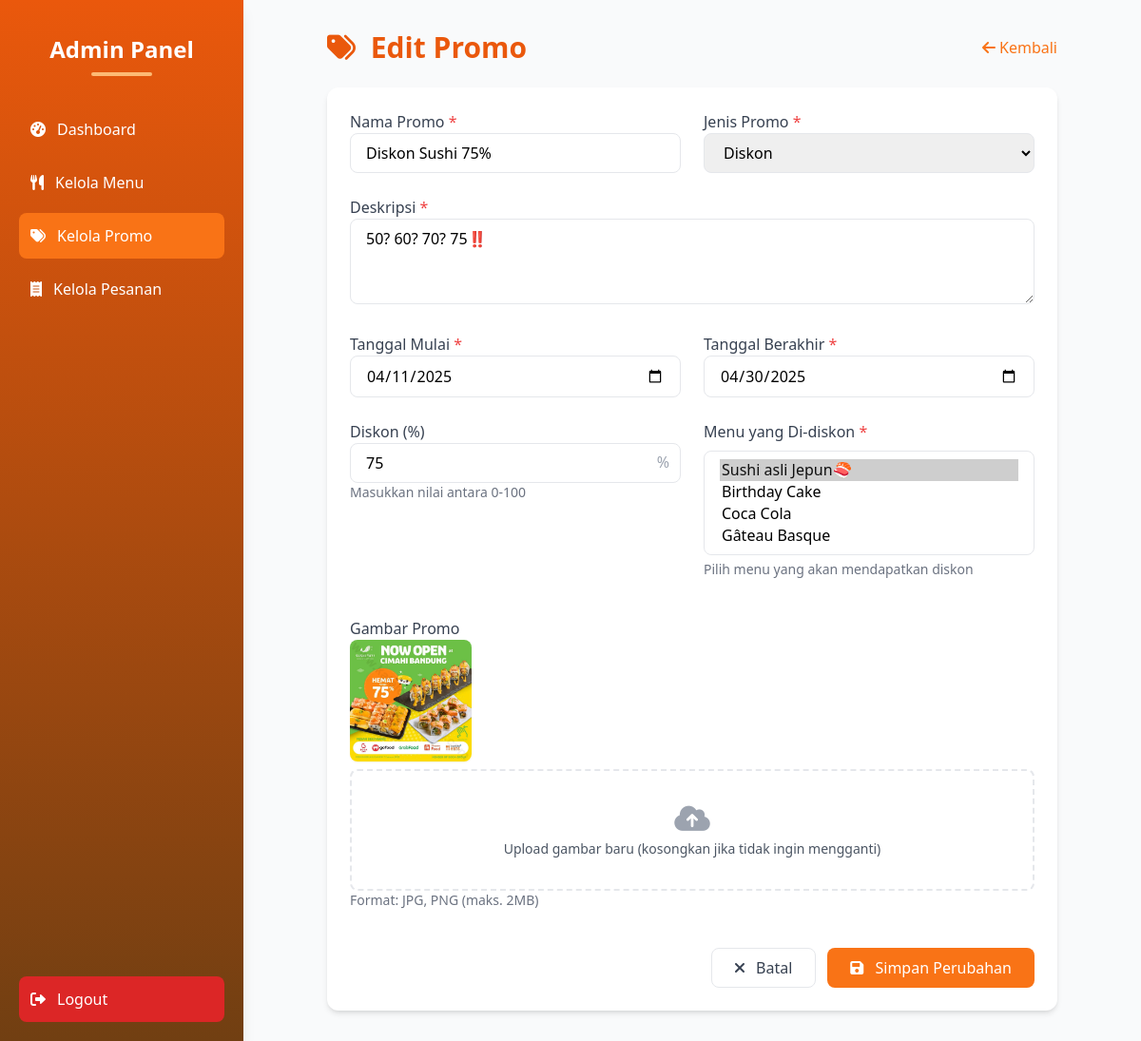
Page /admin/edit_promo.php?id=14 (signed in) on the committed database.
### tables this page shows
CREATE TABLE `promos` (
  `id` int NOT NULL,
  `title` varchar(255) NOT NULL,
  `description` text NOT NULL,
  `discount` int DEFAULT NULL,
  `promo_type` enum('bundle','discount') NOT NULL,
  `bundle_price` int DEFAULT NULL,
  `bundle_items` json DEFAULT NULL,
  `bundle_discount_type` enum('percentage','fixed') DEFAULT 'percentage',
  `bundle_discount_value` decimal(10,2) DEFAULT NULL,
  `image` varchar(255) NOT NULL,
  `created_at` datetime DEFAULT CURRENT_TIMESTAMP,
  `updated_at` datetime DEFAULT NULL ON UPDATE CURRENT_TIMESTAMP,
  `start_date` date NOT NULL,
  `end_date` date NOT NULL,
  `menu_target` json DEFAULT NULL COMMENT 'Array of menu IDs that this promo applies to'
);

CREATE TABLE `menu` (
  `id_menu` int NOT NULL,
  `nama_menu` varchar(255) NOT NULL,
  `kategori_menu` enum('makanan','minuman','dessert') NOT NULL,
  `harga` decimal(10,2) NOT NULL,
  `gambar` varchar(255) NOT NULL,
  `model_3d` varchar(255) DEFAULT NULL,
  `created_at` datetime NOT NULL DEFAULT CURRENT_TIMESTAMP,
  `updated_at` datetime DEFAULT NULL ON UPDATE CURRENT_TIMESTAMP,
  `harga_promo` int DEFAULT NULL
);

### admin/edit_promo.php (the view, shortened to what this page needs)
<?php
include '../config/db.php';
$promo_id = isset($_GET['id']) ? (int)$_GET['id'] : 0;
$promo_query = $conn->prepare("SELECT * FROM promos WHERE id = ?");
$promo_query->bind_param("i", $promo_id);
$promo_query->execute();
$promo_result = $promo_query->get_result();
$promo = $promo_result->fetch_assoc();
$menu_target = json_decode($promo['menu_target'] ?? '[]', true);
$menu_items = $conn->query("SELECT id_menu, nama_menu FROM menu");
?>
<!DOCTYPE html>
<html lang="id">
<head>
    <script src="https://cdn.tailwindcss.com"></script>
    <link rel="stylesheet" href="https://cdnjs.cloudflare.com/ajax/libs/font-awesome/6.0.0/css/all.min.css">
    <link href="https://cdn.jsdelivr.net/npm/select2@4.1.0-rc.0/dist/css/select2.min.css" rel="stylesheet" />
</head>
<body class="bg-gray-50 min-h-screen flex">
    <div class="h-screen w-64 bg-gradient-to-b from-orange-600 to-yellow-900 text-white p-5 shadow-lg fixed flex flex-col">
        <div class="text-center mb-8 pt-4">
            <h2 class="text-2xl font-bold mb-2">Admin Panel</h2>
            <div class="w-16 h-1 bg-orange-300 mx-auto rounded-full"></div>
        </div>
        <nav class="flex-1">
            <ul class="space-y-2">
                <li>
                    <a href="dashboard.php" class="flex items-center p-3 rounded-lg hover:bg-orange-500 transition-colors">
                        <i class="fas fa-tachometer-alt mr-3"></i> Dashboard
                    </a>
                </li>
                <li>
                    <a href="menu.php" class="flex items-center p-3 rounded-lg hover:bg-orange-500 transition-colors">
                        <i class="fas fa-utensils mr-3"></i> Kelola Menu
                    </a>
                </li>
                <li>
                    <a href="promos.php" class="flex items-center p-3 rounded-lg bg-orange-500 transition-colors">
                        <i class="fas fa-tags mr-3"></i> Kelola Promo
                    </a>
                </li>
                <li>
                    <a href="order.php" class="flex items-center p-3 rounded-lg hover:bg-orange-500 transition-colors">
                        <i class="fas fa-receipt mr-3"></i> Kelola Pesanan
                    </a>
                </li>
            </ul>
        </nav>
        <a href="logout.php" class="flex items-center p-3 rounded-lg bg-red-600 hover:bg-red-700 transition-colors">
            <i class="fas fa-sign-out-alt mr-3"></i> Logout
        </a>
    </div>
    <div class="flex-1 ml-64 p-8">
        <div class="max-w-3xl mx-auto">
            <div class="flex justify-between items-center mb-6">
                <h1 class="text-3xl font-bold text-orange-600">
                    <i class="fas fa-tags mr-2"></i> Edit Promo
                </h1>
                <a href="promos.php" class="text-orange-500 hover:text-orange-700 flex items-center">
                    <i class="fas fa-arrow-left mr-1"></i> Kembali
                </a>
            </div>
            <form method="POST" enctype="multipart/form-data" class="bg-white p-6 rounded-xl shadow-md space-y-6">
                <div class="grid grid-cols-1 md:grid-cols-2 gap-6">
                    <div>
                        <label class="block text-gray-700 font-medium">Nama Promo <span class="text-red-500">*</span></label>
                        <input type="text" name="title" value="<?= htmlspecialchars($promo['title']) ?>" required class="w-full px-4 py-2 border rounded-lg focus:ring-2 focus:ring-orange-300 focus:border-orange-300">
                    </div>
                    <div>
                        <label class="block text-gray-700 font-medium">Jenis Promo <span class="text-red-500">*</span></label>
                        <select name="promo_type" required class="w-full px-4 py-2 border rounded-lg focus:ring-2 focus:ring-orange-300 focus:border-orange-300">
                            <option value="discount" <?= $promo['promo_type'] === 'discount' ? 'selected' : '' ?>>Diskon</option>
                        </select>
                    </div>
                </div>
                <div>
                    <label class="block text-gray-700 font-medium">Deskripsi <span class="text-red-500">*</span></label>
                    <textarea name="description" rows="3" required class="w-full px-4 py-2 border rounded-lg focus:ring-2 focus:ring-orange-300 focus:border-orange-300"><?= htmlspecialchars($promo['description']) ?></textarea>
                </div>
                <div class="grid grid-cols-1 md:grid-cols-2 gap-6">
                    <div>
                        <label class="block text-gray-700 font-medium">Tanggal Mulai <span class="text-red-500">*</span></label>
                        <input type="date" name="start_date" value="<?= htmlspecialchars($promo['start_date']) ?>" required class="w-full px-4 py-2 border rounded-lg focus:ring-2 focus:ring-orange-300 focus:border-orange-300">
                    </div>
                    <div>
                        <label class="block text-gray-700 font-medium">Tanggal Berakhir <span class="text-red-500">*</span></label>
                        <input type="date" name="end_date" value="<?= htmlspecialchars($promo['end_date']) ?>" required class="w-full px-4 py-2 border rounded-lg focus:ring-2 focus:ring-orange-300 focus:border-orange-300">
                    </div>
                </div>
                <div class="grid grid-cols-1 md:grid-cols-2 gap-6">
                    <div class="regular-discount-field">
                        <label class="block text-gray-700 font-medium">Diskon (%)</label>
                        <div class="relative">
                            <input type="number" name="discount" min="0" max="100" value="<?= htmlspecialchars($promo['discount'] ?? 0) ?>" placeholder="0-100" class="w-full px-4 py-2 border rounded-lg focus:ring-2 focus:ring-orange-300 focus:border-orange-300">
                            <span class="absolute right-3 top-2 text-gray-400">%</span>
                        </div>
                        <p class="text-sm text-gray-500">Masukkan nilai antara 0-100</p>
                    </div>
                    <div class="mb-4" id="menu-target-field" style="display: none;">
                        <label class="block text-gray-700 font-medium mb-2">Menu yang Di-diskon <span class="text-red-500">*</span></label>
                        <select name="menu_target[]" multiple="multiple" class="menu-select w-full px-4 py-2 border rounded-lg">
                            <?php while ($item = $menu_items->fetch_assoc()): ?>
                                <option value="<?= $item['id_menu'] ?>" <?= in_array($item['id_menu'], $menu_target) ? 'selected' : '' ?>>
                                    <?= htmlspecialchars($item['nama_menu']) ?>
                                </option>
                            <?php endwhile; $menu_items->data_seek(0); ?>
                        </select>
                        <p class="text-sm text-gray-500 mt-1">Pilih menu yang akan mendapatkan diskon</p>
                    </div>
                </div>
                <div>
                    <label class="block text-gray-700 font-medium">Gambar Promo</label>
                    <div class="mb-2">
                        <img src="../assets/images/<?= htmlspecialchars($promo['image']) ?>" alt="Current Image" class="w-32 h-32 object-cover rounded-lg shadow-sm">
                    </div>
                    <label class="flex flex-col items-center justify-center h-32 border-2 border-dashed rounded-lg hover:bg-gray-50 hover:border-orange-300 cursor-pointer transition">
                        <i class="fas fa-cloud-upload-alt text-3xl text-gray-400 mb-1"></i>
                        <p class="text-sm text-gray-600">Upload gambar baru (kosongkan jika tidak ingin mengganti)</p>
                    </label>
                    <p class="text-sm text-gray-500">Format: JPG, PNG (maks. 2MB)</p>
                </div>
                <div class="flex justify-end space-x-3 pt-4">
                    <a href="promos.php" class="px-6 py-2 border rounded-lg text-gray-700 hover:bg-gray-100 transition">
                        <i class="fas fa-times mr-2"></i> Batal
                    </a>
                    <button type="submit" class="px-6 py-2 bg-orange-500 text-white rounded-lg hover:bg-orange-600 transition">
                        <i class="fas fa-save mr-2"></i> Simpan Perubahan
                    </button>
                </div>
            </form>
        </div>
    </div>
</body>
</html>

### rows in the picture
promos: title "Diskon Sushi 75%", promo_type "Diskon", description "50? 60? 70? 75‼️", start_date "04/11/2025", end_date "04/30/2025", discount "75", menu_target.nama_menu "Sushi asli Jepun🍣 ☑ / Birthday Cake / Coca Cola / Gâteau Basque", image (picture)
